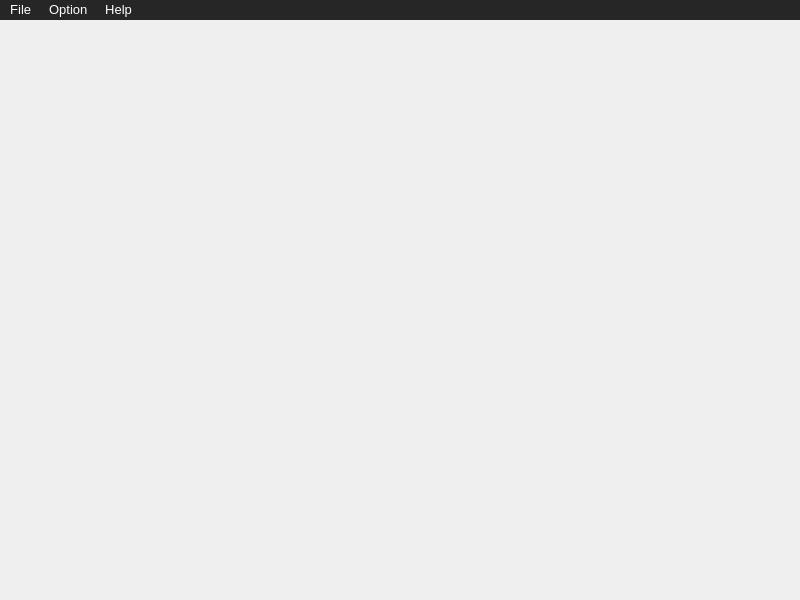
<?xml version="1.0" encoding="UTF-8"?>
<ui version="4.0">
 <class>MainWindow</class>
 <widget class="QMainWindow" name="MainWindow">
  <property name="geometry">
   <rect>
    <x>0</x>
    <y>0</y>
    <width>800</width>
    <height>600</height>
   </rect>
  </property>
  <property name="windowTitle">
   <string>Baby Paint</string>
  </property>
  <property name="windowIcon">
   <iconset resource="paint_icon.qrc">
    <normaloff>:/img/196290.png</normaloff>:/img/196290.png</iconset>
  </property>
  <widget class="QWidget" name="centralwidget"/>
  <widget class="QMenuBar" name="menubar">
   <property name="geometry">
    <rect>
     <x>0</x>
     <y>0</y>
     <width>800</width>
     <height>29</height>
    </rect>
   </property>
   <property name="font">
    <font>
     <pointsize>10</pointsize>
     <weight>50</weight>
     <bold>false</bold>
    </font>
   </property>
   <property name="styleSheet">
    <string notr="true">background: #262626;
color:white;</string>
   </property>
   <widget class="QMenu" name="menuyiui">
    <property name="title">
     <string>File </string>
    </property>
    <addaction name="actionNew"/>
    <addaction name="actionExit"/>
   </widget>
   <widget class="QMenu" name="menuOption">
    <property name="title">
     <string>Option </string>
    </property>
    <addaction name="actionSize"/>
    <addaction name="actionColor"/>
   </widget>
   <widget class="QMenu" name="menuHelp">
    <property name="title">
     <string>Help</string>
    </property>
    <addaction name="actionAbout_Us"/>
    <addaction name="actionContact_Us"/>
   </widget>
   <addaction name="menuyiui"/>
   <addaction name="menuOption"/>
   <addaction name="menuHelp"/>
  </widget>
  <action name="actionExit">
   <property name="icon">
    <iconset resource="paint_icon.qrc">
     <normaloff>:/img/185-1856543_button-outline-clip-art-exit-icon-png-orange.png</normaloff>:/img/185-1856543_button-outline-clip-art-exit-icon-png-orange.png</iconset>
   </property>
   <property name="text">
    <string>Exit</string>
   </property>
  </action>
  <action name="actionSize">
   <property name="icon">
    <iconset resource="paint_icon.qrc">
     <normaloff>:/img/tool-brush-drawing-512.webp</normaloff>:/img/tool-brush-drawing-512.webp</iconset>
   </property>
   <property name="text">
    <string>Size </string>
   </property>
  </action>
  <action name="actionColor">
   <property name="icon">
    <iconset resource="paint_icon.qrc">
     <normaloff>:/img/Teal_Blue_Circle.png</normaloff>:/img/Teal_Blue_Circle.png</iconset>
   </property>
   <property name="text">
    <string>Color</string>
   </property>
  </action>
  <action name="actionNew">
   <property name="icon">
    <iconset resource="paint_icon.qrc">
     <normaloff>:/img/file.png</normaloff>:/img/file.png</iconset>
   </property>
   <property name="text">
    <string>New </string>
   </property>
  </action>
  <action name="actionAbout_Us">
   <property name="icon">
    <iconset resource="paint_icon.qrc">
     <normaloff>:/img/about-us-logo-png-4.png</normaloff>:/img/about-us-logo-png-4.png</iconset>
   </property>
   <property name="text">
    <string>About Us</string>
   </property>
  </action>
  <action name="actionContact_Us">
   <property name="icon">
    <iconset resource="paint_icon.qrc">
     <normaloff>:/img/about-us-logo-png-6.png</normaloff>:/img/about-us-logo-png-6.png</iconset>
   </property>
   <property name="text">
    <string>Contact Us</string>
   </property>
  </action>
 </widget>
 <resources>
  <include location="paint_icon.qrc"/>
 </resources>
 <connections/>
</ui>
